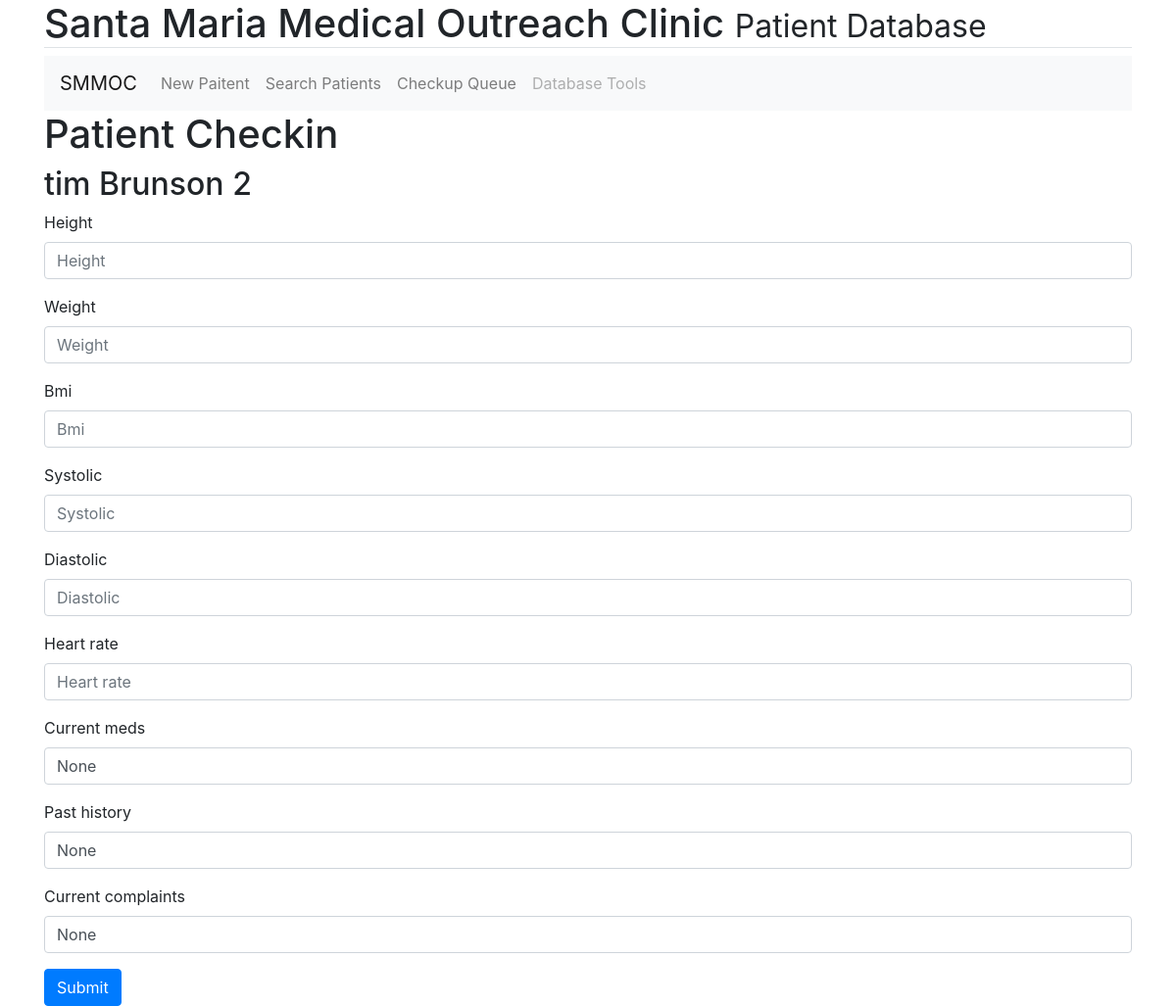
/checkin/2/, run on the app's committed database.
### patientRecords/models.py (models this page shows, shortened)
class PatientInfo(models.Model):
    first_name = models.CharField(max_length=100)
    nickname = models.CharField(max_length=100, blank=True)
    last_name = models.CharField(max_length=100)
    date_of_birth = models.DateField(auto_now=False, auto_now_add=False)
    school_grade = models.CharField(max_length=15, blank=True)
    MALE = 'Male'
    FEMALE = 'Female'
    NEITHER = 'Neither'
    SEX_CHOICES =(
        (MALE, 'Male'),
        (FEMALE, 'Female'),
        (NEITHER,'Neither'),
    )
    sex = models.CharField(max_length=7, choices=SEX_CHOICES, default=NEITHER)
    SANTA_MARIA = 'Santa Maria'
    SAN_JOSE = 'San Jose'
    PREPA = 'Prepa'
    NONE = 'None'
    SCHOOL_CHOICES=(
        (SANTA_MARIA, 'Santa Maria'),
        (SAN_JOSE, 'San Jose'),
        (PREPA, 'Prepa'),
        (NONE, 'None')
    )
    school = models.CharField(max_length=20, choices=SCHOOL_CHOICES, default=NONE)

### patientRecords/views.py (the view)
# urls.py: path('checkin/<int:patient_id>/', views.Checkin, name="checkin"),
def Checkin(request, patient_id):
        patient = get_object_or_404(PatientInfo, pk=patient_id)
        form = forms.CheckinForm()
        return render(request, 'patientRecords/checkin.html', {'patient': patient, 'form':form})

### patientRecords/forms.py
class CheckinForm(forms.ModelForm):
    class Meta:
        model = models.CheckIn
        fields = ['height', 'weight', 'bmi', 'systolic', 'diastolic',
            'heart_rate', 'current_meds', 'past_history', 'current_complaints']

### patientRecords/templates/patientRecords/checkin.html (shortened to what this page needs)
{% extends 'base_layout.html' %}
{% load bootstrap4 %}
{% block content %}
<div class="container">
  <h1>Patient Checkin</h1>
  <h2>{{patient.first_name}} {{patient.last_name}} {{patient.id}}</h2>
</div>
<div class="container">
  <form  action="{% url 'patientRecords:checkinsubmit' %}" method="POST" class="form">
    {% bootstrap_form form %}
    {% buttons %}
        <button type="submit" class="btn btn-primary">Submit</button>
    {% endbuttons %}
  </form>
</div>
{% endblock %}

### data on the page
PatientInfo: first_name "tim", last_name "Brunson", id "2"
